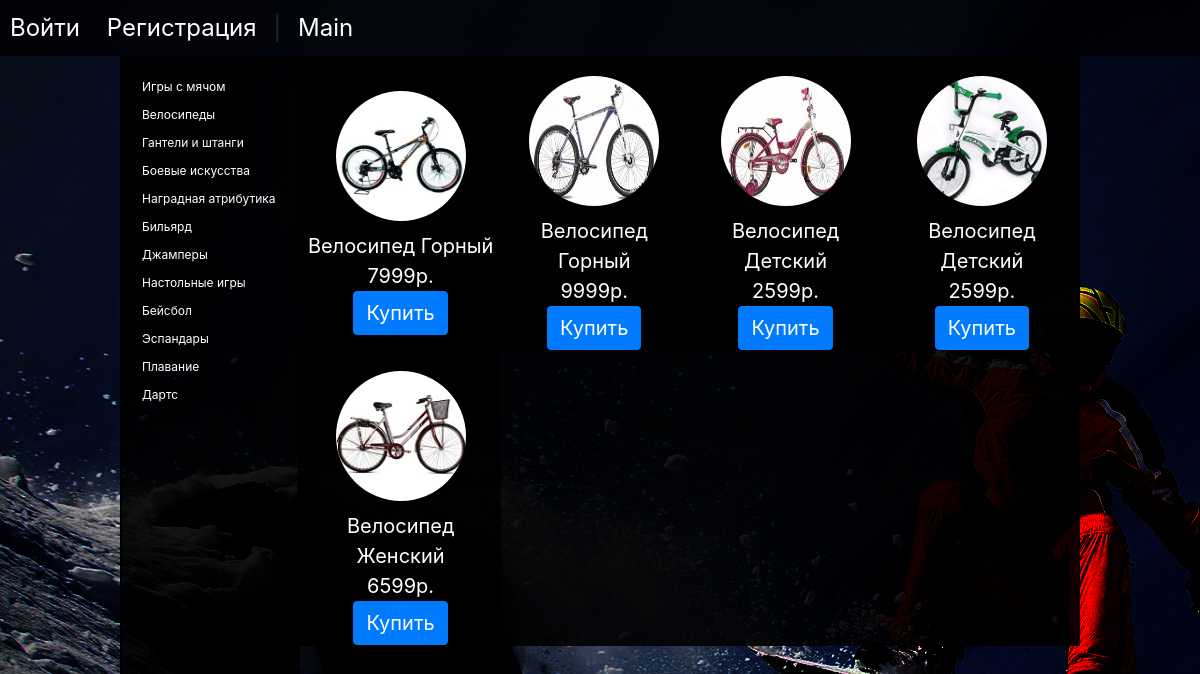
Screenshot of /goods/bikes/ with the database file from the repository.
### Goods/models.py (models this page shows, shortened)
class About_goods(models.Model):
    category = models.TextField()
    count = models.IntegerField()
    price = models.IntegerField()
    name = models.TextField()
    image = models.TextField()

### Goods/views.py (the view)
# urls.py: path('bikes/', views.views().bikes, name="bikes"),
    def bikes(self, request):
        if request.user.is_authenticated:
            self.aunt = True
        else:
            self.aunt = False
        return self.rendering("bikes", request)

### Goods/views.py (called while the page is built)
    def rendering(self, category, request):
        goods = About_goods.objects.filter(category=category).order_by("-id")
        goods_for_site = [[]]
        num = 0
        for i in goods:
            goods_for_site[num].append(i)
            if (len(goods_for_site[num]) == 4):
                goods_for_site.append([])
                num+=1
        return render(request, 'MainTemp/main.html', {"aunt":self.aunt,
                        "goods":goods_for_site})

### Registration/templates/MainTemp/main.html (shortened to what this page needs)
{% extends "MainTemp/index_for_main.html"%}
  {%block content_with_goods%}
    <table id = "table_of_goods">
      {%for good in goods%}
          <tr>
            {%for i in good%}
              {% load staticfiles %}
              <td class = 'img'><img src="/static/{{i.image}}"><br>
              {{i.name}}<br>
              {{i.price}}р.<br>
                  <a href="goods/{{i.id}}" class="btn btn-primary">Купить</a>
              </td>
            {%endfor%}
          </tr>
      {%endfor%}
    </table>
  {%endblock%}

### Registration/static/MainStatic/css/style.css (style rules this page uses)
@media only screen and (max-width: 1280px) { #table_of_goods { width: 100%; color:white; } }
@media only screen and (max-width: 1280px) { #table_of_goods td { font-size: 20px; text-align: center; padding-top: 10px; background-color:rgba(0, 0, 0, .9); } }
@media only screen and (max-width: 1280px) { #table_of_goods img { border-radius: 200px; width: 150px; height: 150px; padding:10px; transition: transform .2s; } }
@media only screen and (max-width: 1280px) { #table_of_goods a { font-size: 20px; } }

### Registration/static/style.css (style rules this page uses)
body { background-attachment: fixed; text-align: center; background-image: url("742.png"); }

### rows the page displays
About_goods: image (picture), name "Велосипед Горный", price "7999"
About_goods: image (picture), name "Велосипед Горный", price "9999"
About_goods: image (picture), name "Велосипед Детский", price "2599"
About_goods: image (picture), name "Велосипед Детский", price "2599"
About_goods: image (picture), name "Велосипед Женский", price "6599"
